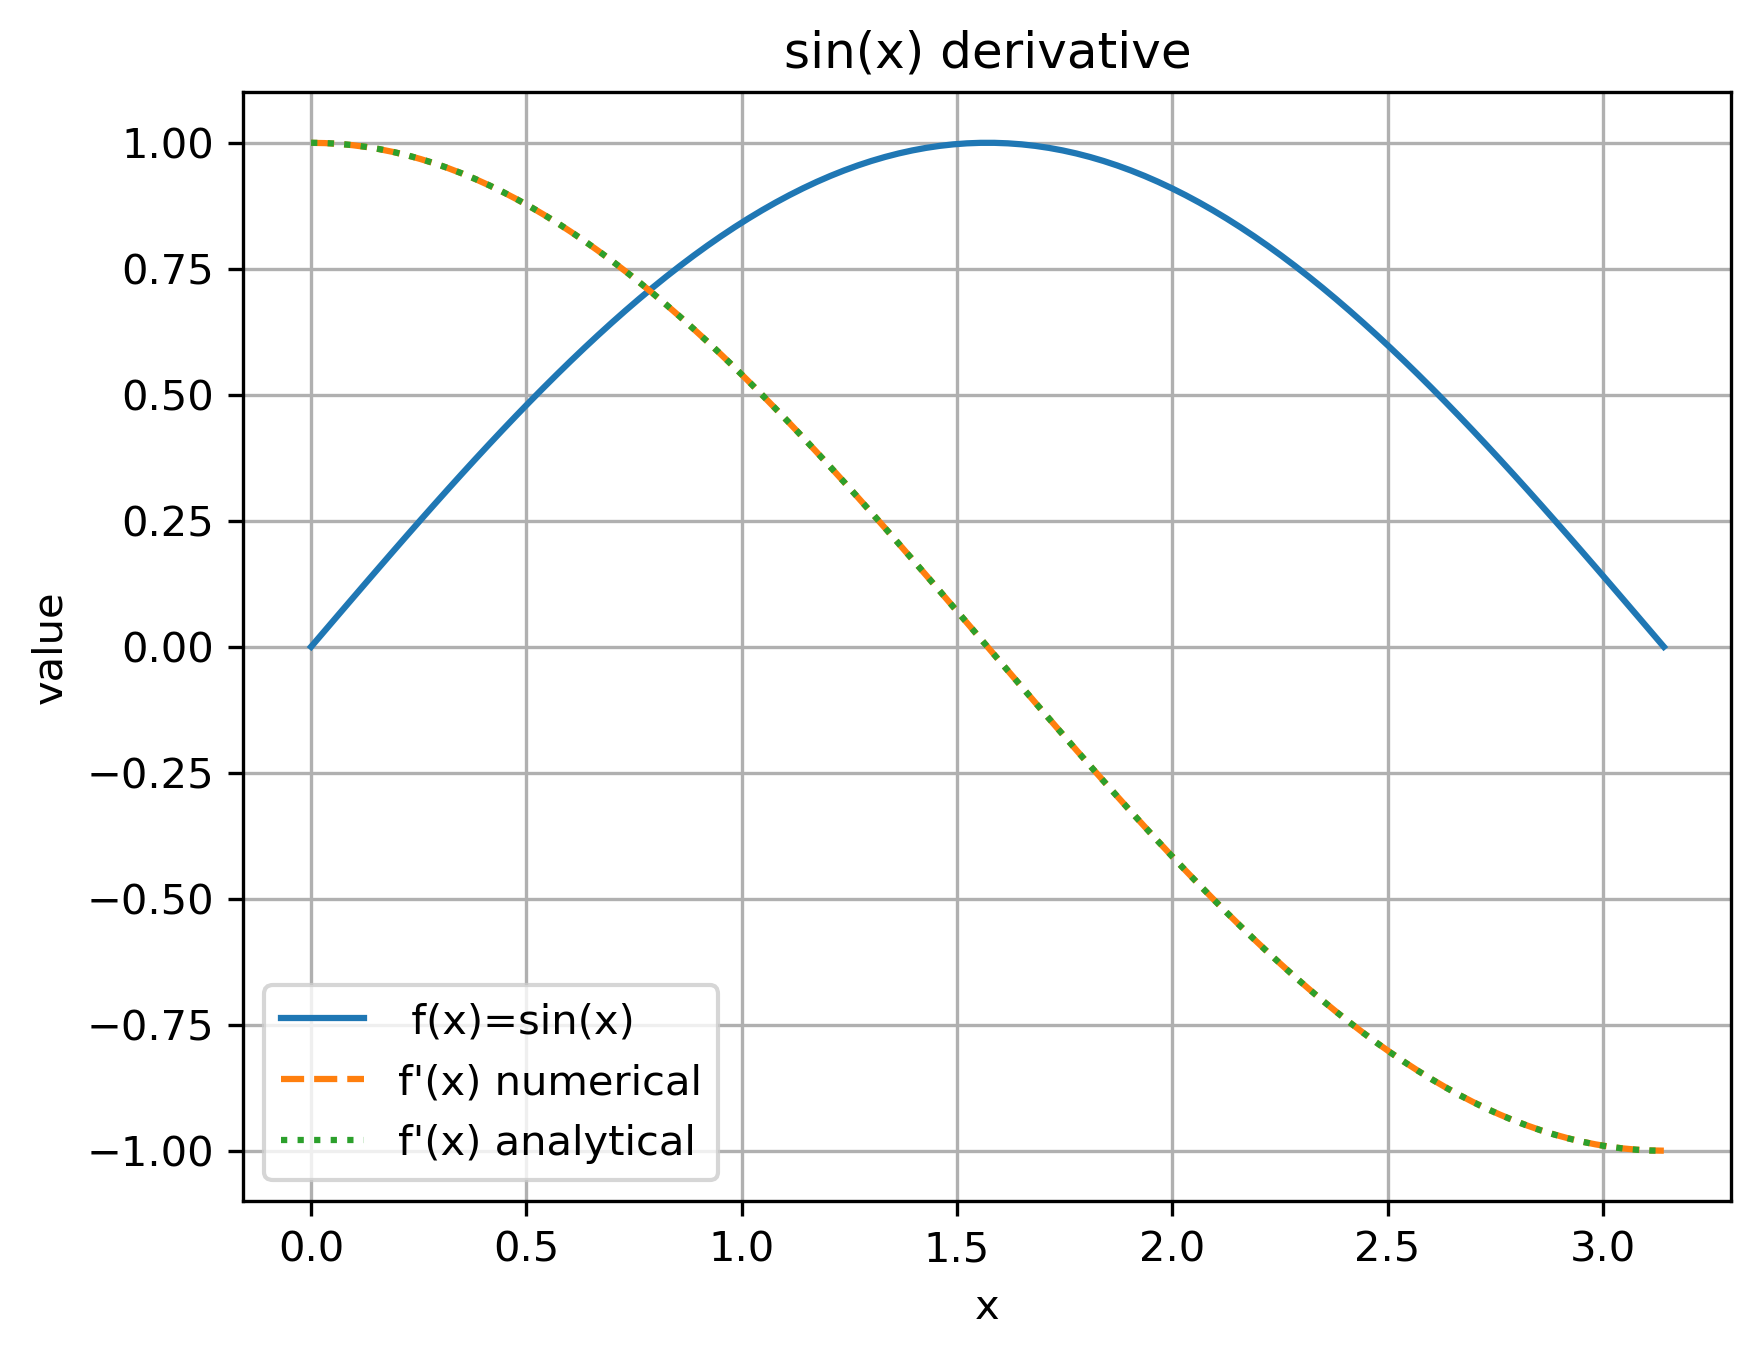

Python code for this plot:
#!/usr/bin/env python3

import numpy as np

import matplotlib.pyplot as plt



n = 100

x = np.linspace(0, np.pi, n)



sinx = np.sin(x)

cos_from_sinx = np.gradient(sinx, x)

cos_numpy = np.cos(x)



# sin(x) - linia ciągła

plt.plot(x, sinx, linestyle="-", label=" f(x)=sin(x)")



# cos(x) z pochodnej i cos(x) z numpy - linie przerywane

plt.plot(x, cos_from_sinx, linestyle="--", label="f'(x) numerical")

plt.plot(x, cos_numpy, linestyle=':', label="f'(x) analytical")



plt.xlabel("x")
plt.title("sin(x) derivative")
plt.ylabel("value")

plt.grid(True)

plt.legend()
plt.savefig('sinx-ok.png', dpi=300, bbox_inches='tight')
plt.show()
